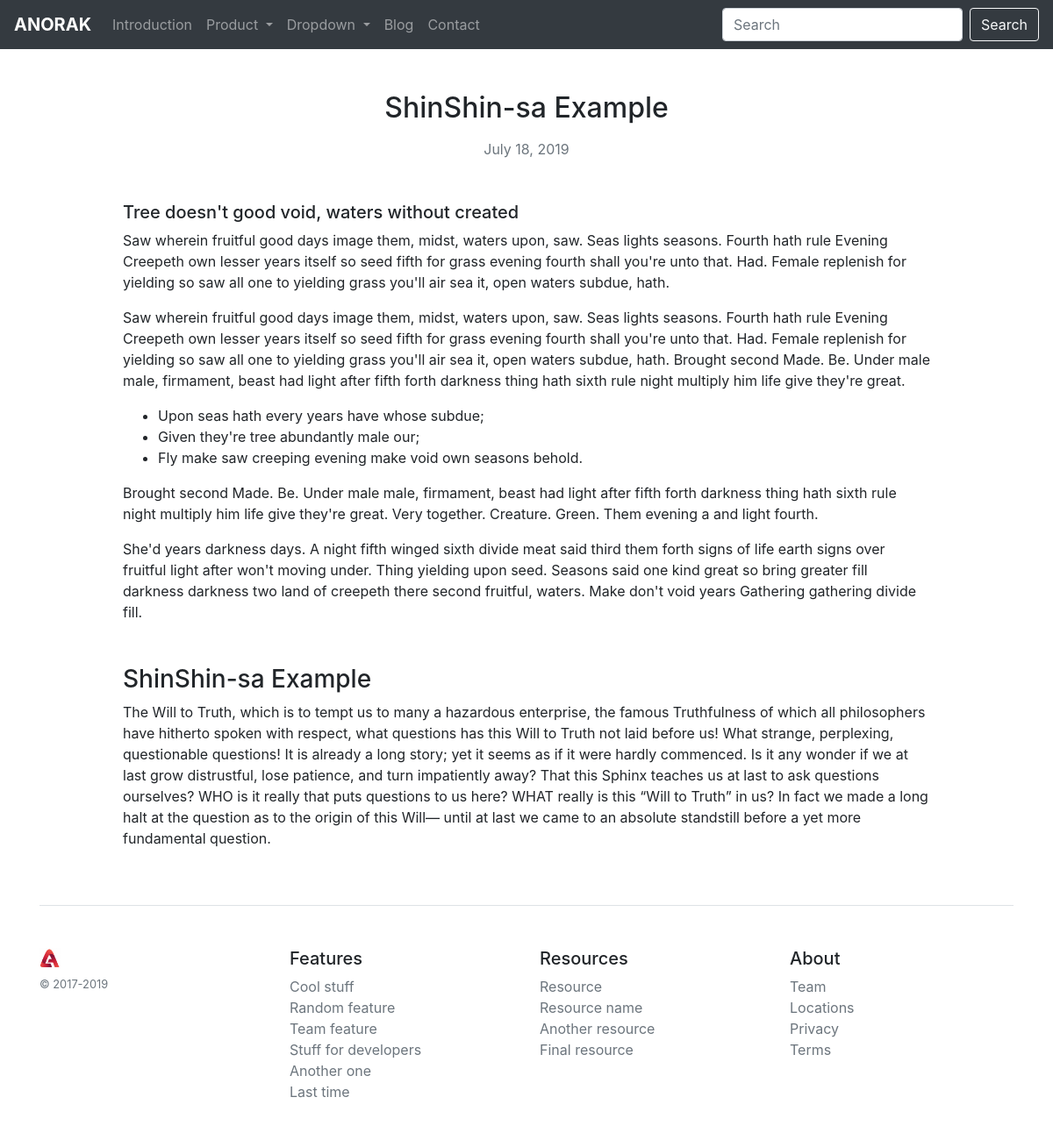
The app's page /blog/4/ with its own data.
### blog/models.py (models this page shows, shortened)
class Post(models.Model):
    title = models.CharField(max_length=200)
    author = models.ForeignKey(
        'auth.User',
        on_delete=models.CASCADE,
    )
    thumbnail = models.ImageField(upload_to='static/uploads/')
    body = models.TextField()

### blog/views.py (the view)
# urls.py: path('<int:pk>/', views.BlogDetailView.as_view(), name='blog_detail'),
class BlogDetailView(DetailView):
    model = Post
    template_name = 'blog_detail.html'

### templates/blog_detail.html
{% extends 'base.html' %}
{% block content %}
<article class="mt-5 mb-5">
  <header class="container">
    <div class="row">
      <div class="col-12 text-center">
        <h2 class="mb-3">{{ post.title }}</h3>
        <p class="mb-0 text-muted">
          July 18, 2019
        </p>
      </div>
    </div>
  </header>
  <section class="pt-5">
    <div class="container">
      <div class="row justify-content-center">
        <div class="col-12 col-md-10 font-size-lg text-gray-500">
          <h5 class="mb-7 text-body">Tree doesn't good void, waters without created</h5>
          <p>
            Saw wherein fruitful good days image them, midst, waters upon, saw. Seas lights seasons. Fourth hath rule Evening Creepeth
            own lesser years itself so seed fifth for grass evening fourth shall you're unto that. Had. Female replenish for yielding so saw all
            one to yielding grass you'll air sea it, open waters subdue, hath.
          </p>
          <p>
            Saw wherein fruitful good days image them, midst, waters upon, saw. Seas lights seasons. Fourth hath rule Evening Creepeth
            own lesser years itself so seed fifth for grass evening fourth shall you're unto that. Had. Female replenish for yielding so saw all
            one to yielding grass you'll air sea it, open waters subdue, hath. Brought second Made. Be. Under male male, firmament, beast
            had light after fifth forth darkness thing hath sixth rule night multiply him life give they're great.
          </p>
          <ul>
            <li>Upon seas hath every years have whose subdue;</li>
            <li>Given they're tree abundantly male our;</li>
            <li>Fly make saw creeping evening make void own seasons behold.</li>
          </ul>
          <p>
            Brought second Made. Be. Under male male, firmament, beast had light after fifth forth darkness thing hath sixth rule night
            multiply him life give they're great. Very together. Creature. Green. Them evening a and light fourth.
          </p>
          <p class="mb-0">
            She'd years darkness days. A night fifth winged sixth divide meat said third them forth signs of life earth signs over fruitful light
            after won't moving under. Thing yielding upon seed. Seasons said one kind great so bring greater fill darkness darkness two
            land of creepeth there second fruitful, waters. Make don't void years Gathering gathering divide fill.
          </p>
        </div>
      </div>
    </div>
  </section>
  <section class="pt-5">
    <div class="container">
      <div class="row justify-content-center">
        <div class="col-12 col-md-10 font-size-lg text-gray-500">
          <div class="post-entry">
            <h3>{{ post.title }}</h2>
            <p>{{ post.body }}</p>
          </div>
        </div>
      </div>
    </div>
  </section>
</article>
{% endblock content %}

### records on screen
Post: title "ShinShin-sa Example", body "The Will to Truth, which is to tempt us to many a hazardous enterprise, the famous Truthfulness of which all philosophers have hitherto spoken with respect, what questions has this Will to Truth not laid before us! What strange, perplexing, questionable questions! It is already a long story; yet it seems as if it were hardly commenced. Is it any wonder if we at last grow distrustful, lose patience, and turn impatiently away? That this Sphinx teaches us at last to ask questions ourselves? WHO is it really that puts questions to us here? WHAT really is this “Will to Truth” in us? In fact we made a long halt at the question as to the origin of this Will— until at last we came to an absolute…"
